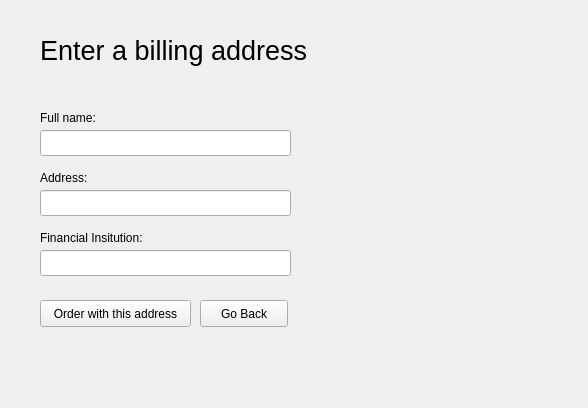
<?xml version="1.0" encoding="UTF-8"?>
<ui version="4.0">
 <class>BillingInfoView</class>
 <widget class="QWidget" name="BillingInfoView">
  <property name="geometry">
   <rect>
    <x>0</x>
    <y>0</y>
    <width>588</width>
    <height>408</height>
   </rect>
  </property>
  <property name="windowTitle">
   <string>Form</string>
  </property>
  <widget class="QLineEdit" name="nameLineEdit">
   <property name="geometry">
    <rect>
     <x>40</x>
     <y>130</y>
     <width>251</width>
     <height>26</height>
    </rect>
   </property>
  </widget>
  <widget class="QLineEdit" name="addressLineEdit">
   <property name="geometry">
    <rect>
     <x>40</x>
     <y>190</y>
     <width>251</width>
     <height>26</height>
    </rect>
   </property>
  </widget>
  <widget class="QLineEdit" name="insitutionLineEdit">
   <property name="geometry">
    <rect>
     <x>40</x>
     <y>250</y>
     <width>251</width>
     <height>26</height>
    </rect>
   </property>
   <property name="toolTip">
    <string>&lt;html&gt;&lt;head/&gt;&lt;body&gt;&lt;p&gt;&lt;br/&gt;&lt;/p&gt;&lt;/body&gt;&lt;/html&gt;</string>
   </property>
   <property name="text">
    <string/>
   </property>
  </widget>
  <widget class="QLabel" name="nameLabel">
   <property name="geometry">
    <rect>
     <x>40</x>
     <y>110</y>
     <width>61</width>
     <height>16</height>
    </rect>
   </property>
   <property name="text">
    <string>Full name:</string>
   </property>
  </widget>
  <widget class="QLabel" name="TitleLabel">
   <property name="geometry">
    <rect>
     <x>40</x>
     <y>30</y>
     <width>401</width>
     <height>41</height>
    </rect>
   </property>
   <property name="font">
    <font>
     <pointsize>20</pointsize>
     <weight>50</weight>
     <italic>false</italic>
     <bold>false</bold>
    </font>
   </property>
   <property name="text">
    <string>Enter a billing address</string>
   </property>
  </widget>
  <widget class="QLabel" name="addressLabel">
   <property name="geometry">
    <rect>
     <x>40</x>
     <y>170</y>
     <width>61</width>
     <height>16</height>
    </rect>
   </property>
   <property name="text">
    <string>Address:</string>
   </property>
  </widget>
  <widget class="QLabel" name="insiutionLabel">
   <property name="geometry">
    <rect>
     <x>40</x>
     <y>230</y>
     <width>131</width>
     <height>16</height>
    </rect>
   </property>
   <property name="text">
    <string>Financial Insitution:</string>
   </property>
  </widget>
  <widget class="QPushButton" name="orderButton">
   <property name="geometry">
    <rect>
     <x>40</x>
     <y>300</y>
     <width>151</width>
     <height>27</height>
    </rect>
   </property>
   <property name="text">
    <string>Order with this address</string>
   </property>
  </widget>
  <widget class="QPushButton" name="backButton">
   <property name="geometry">
    <rect>
     <x>200</x>
     <y>300</y>
     <width>88</width>
     <height>27</height>
    </rect>
   </property>
   <property name="text">
    <string>Go Back</string>
   </property>
  </widget>
 </widget>
 <resources/>
 <connections/>
</ui>
